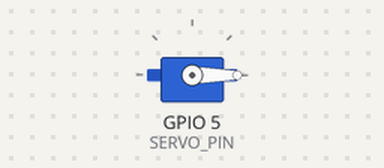
Bench run of a sketch on a simulated ESP32. On the bench: servo. Servo pulses on a pin are drawn as a servo (544–2400 µs = 0–180°).

Above: at 0.05 s.
At 1.5 s:
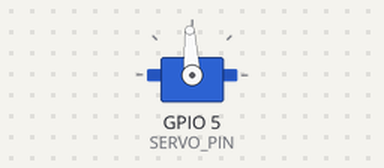
At 3.0 s:
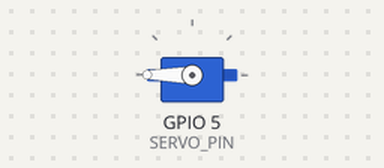
Timing chart, 0 to 6.9 s (numbered marks = the images above):
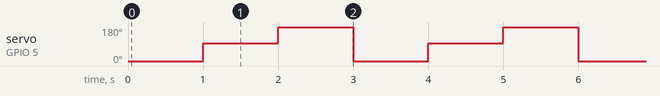

Measured:
- by itself, servo on GPIO 5 (SERVO_PIN): repeats every 3.0 s: 180° 1.0 s, 0° 1.0 s, 93° 1.0 s

The sketch:

ServoTeste.ino
```cpp
#include <Arduino.h>

const int SERVO_PIN = 5;
const int SERVO_FREQ = 50;
const int SERVO_RES = 14;

uint32_t anguloParaDuty(int angulo) {
  int pulsoUs = map(angulo, 0, 180, 500, 2500);
  return (uint32_t)pulsoUs * SERVO_FREQ * (1UL << SERVO_RES) / 1000000UL;
}

void moverServo(int angulo) {
  if (angulo < 0) angulo = 0;
  if (angulo > 180) angulo = 180;

  ledcWrite(SERVO_PIN, anguloParaDuty(angulo));
}

void setup() {
  ledcAttach(SERVO_PIN, SERVO_FREQ, SERVO_RES);
}

void loop() {
  moverServo(0);
  delay(1000);

  moverServo(90);
  delay(1000);

  moverServo(180);
  delay(1000);
}
```
